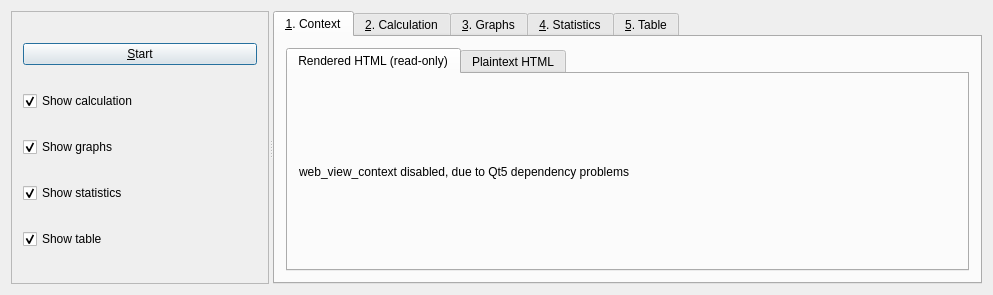
<?xml version="1.0" encoding="UTF-8"?>
<ui version="4.0">
 <class>QtKalmanFiltererMainDialog</class>
 <widget class="QDialog" name="QtKalmanFiltererMainDialog">
  <property name="geometry">
   <rect>
    <x>0</x>
    <y>0</y>
    <width>993</width>
    <height>295</height>
   </rect>
  </property>
  <property name="windowTitle">
   <string>KalmanFilterer</string>
  </property>
  <layout class="QGridLayout" name="gridLayout">
   <item row="0" column="0">
    <widget class="QSplitter" name="splitter">
     <property name="orientation">
      <enum>Qt::Horizontal</enum>
     </property>
     <widget class="QScrollArea" name="area_left">
      <property name="sizePolicy">
       <sizepolicy hsizetype="Expanding" vsizetype="Expanding">
        <horstretch>0</horstretch>
        <verstretch>0</verstretch>
       </sizepolicy>
      </property>
      <property name="widgetResizable">
       <bool>true</bool>
      </property>
      <widget class="QWidget" name="scroll_area_parameters_layout">
       <property name="geometry">
        <rect>
         <x>0</x>
         <y>0</y>
         <width>339</width>
         <height>275</height>
        </rect>
       </property>
       <layout class="QVBoxLayout" name="verticalLayout_2">
        <item>
         <widget class="QPushButton" name="button_start">
          <property name="text">
           <string>&amp;Start</string>
          </property>
         </widget>
        </item>
        <item>
         <widget class="QCheckBox" name="box_show_calculation">
          <property name="text">
           <string>Show calculation</string>
          </property>
          <property name="checked">
           <bool>true</bool>
          </property>
         </widget>
        </item>
        <item>
         <widget class="QCheckBox" name="box_show_graphs">
          <property name="text">
           <string>Show graphs</string>
          </property>
          <property name="checked">
           <bool>true</bool>
          </property>
         </widget>
        </item>
        <item>
         <widget class="QCheckBox" name="box_show_statistics">
          <property name="text">
           <string>Show statistics</string>
          </property>
          <property name="checked">
           <bool>true</bool>
          </property>
         </widget>
        </item>
        <item>
         <widget class="QCheckBox" name="box_show_table">
          <property name="text">
           <string>Show table</string>
          </property>
          <property name="checked">
           <bool>true</bool>
          </property>
         </widget>
        </item>
       </layout>
      </widget>
     </widget>
     <widget class="QTabWidget" name="tab_main">
      <property name="currentIndex">
       <number>0</number>
      </property>
      <widget class="QWidget" name="layout_context">
       <attribute name="title">
        <string>&amp;1. Context</string>
       </attribute>
       <layout class="QGridLayout" name="gridLayout_5">
        <item row="0" column="0">
         <widget class="QTabWidget" name="tab_context">
          <property name="currentIndex">
           <number>0</number>
          </property>
          <widget class="QWidget" name="tab_web_view_context">
           <attribute name="title">
            <string>Rendered HTML (read-only)</string>
           </attribute>
           <layout class="QGridLayout" name="gridLayout_6">
            <item row="0" column="0">
             <widget class="QLabel" name="label">
              <property name="text">
               <string>web_view_context disabled, due to Qt5 dependency problems</string>
              </property>
             </widget>
            </item>
           </layout>
          </widget>
          <widget class="QWidget" name="tab_plaintext_context">
           <attribute name="title">
            <string>Plaintext HTML</string>
           </attribute>
           <layout class="QGridLayout" name="gridLayout_7">
            <item row="0" column="0">
             <widget class="QPlainTextEdit" name="edit_context">
              <property name="font">
               <font>
                <family>Courier</family>
                <pointsize>14</pointsize>
               </font>
              </property>
             </widget>
            </item>
           </layout>
          </widget>
         </widget>
        </item>
       </layout>
      </widget>
      <widget class="QWidget" name="tab_calculation">
       <attribute name="title">
        <string>&amp;2. Calculation</string>
       </attribute>
       <layout class="QGridLayout" name="gridLayout_2">
        <item row="0" column="0">
         <widget class="QScrollArea" name="scroll_area_calculation">
          <property name="widgetResizable">
           <bool>true</bool>
          </property>
          <widget class="QWidget" name="scroll_area_calculation_contents">
           <property name="geometry">
            <rect>
             <x>0</x>
             <y>0</y>
             <width>98</width>
             <height>28</height>
            </rect>
           </property>
          </widget>
         </widget>
        </item>
       </layout>
      </widget>
      <widget class="QWidget" name="tab_graph">
       <attribute name="title">
        <string>&amp;3. Graphs</string>
       </attribute>
       <layout class="QGridLayout" name="gridLayout_3">
        <item row="1" column="0" colspan="3">
         <widget class="QScrollArea" name="scroll_area_graph">
          <property name="widgetResizable">
           <bool>true</bool>
          </property>
          <widget class="QWidget" name="scroll_area_graph_contents">
           <property name="geometry">
            <rect>
             <x>0</x>
             <y>0</y>
             <width>604</width>
             <height>191</height>
            </rect>
           </property>
          </widget>
         </widget>
        </item>
        <item row="2" column="1">
         <spacer name="horizontalSpacer">
          <property name="orientation">
           <enum>Qt::Horizontal</enum>
          </property>
          <property name="sizeHint" stdset="0">
           <size>
            <width>40</width>
            <height>20</height>
           </size>
          </property>
         </spacer>
        </item>
        <item row="2" column="0">
         <widget class="QPushButton" name="button_save_graph">
          <property name="text">
           <string>Save graphs to file</string>
          </property>
         </widget>
        </item>
       </layout>
      </widget>
      <widget class="QWidget" name="tab_statistics">
       <attribute name="title">
        <string>&amp;4. Statistics</string>
       </attribute>
       <layout class="QGridLayout" name="gridLayout_8">
        <item row="0" column="0">
         <widget class="QScrollArea" name="scroll_area_statistics">
          <property name="widgetResizable">
           <bool>true</bool>
          </property>
          <widget class="QWidget" name="scroll_area_statistics_contents">
           <property name="geometry">
            <rect>
             <x>0</x>
             <y>0</y>
             <width>98</width>
             <height>28</height>
            </rect>
           </property>
          </widget>
         </widget>
        </item>
       </layout>
      </widget>
      <widget class="QWidget" name="tab_table">
       <attribute name="title">
        <string>&amp;5. Table</string>
       </attribute>
       <layout class="QGridLayout" name="gridLayout_4">
        <item row="0" column="0">
         <widget class="QScrollArea" name="scroll_area_table">
          <property name="widgetResizable">
           <bool>true</bool>
          </property>
          <widget class="QWidget" name="scroll_area_table_contents">
           <property name="geometry">
            <rect>
             <x>0</x>
             <y>0</y>
             <width>98</width>
             <height>28</height>
            </rect>
           </property>
          </widget>
         </widget>
        </item>
       </layout>
      </widget>
     </widget>
    </widget>
   </item>
  </layout>
 </widget>
 <layoutdefault spacing="6" margin="11"/>
 <resources/>
 <connections/>
</ui>
